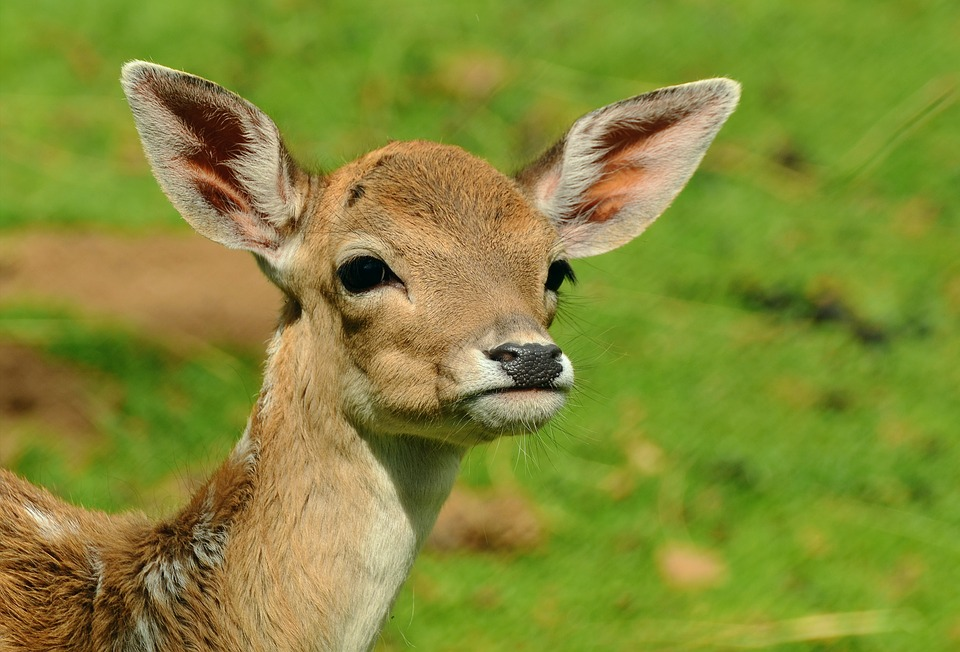
#> input picture deer.jpg, 960 x 652 px
$ python getting_and_setting.py --image deer.jpg
#> lines starting #> are read from the running program, lines starting #| are printed output that depends on the picture; after the words box and inside, x2 and y2 are one past the last pixel; in counts of white or black regions, pixels touching at a corner belong together
from __future__ import print_function
import argparse
import cv2
ap= argparse.ArgumentParser()
ap.add_argument("-i", "--image", required=True, help="Path to the image")
args=vars(ap.parse_args())
image=cv2.imread(args["image"])
#> image is the input picture: shape (652, 960, 3); mean B, G, R 53.6, 139, 132
cv2.imshow("Original",image)
(b,g,r)=image[0,0]
#> b = 39; g = 158; r = 113
print("Pixel at (0,0)- Red:{}, Green:{}, Blue:{}".format(r,g,b))
#| Pixel at (0,0)- Red:113, Green:158, Blue:39
image[0,0]=(0,0,255)
#> image: shape (652, 960, 3); under 0.01% of pixels changed, all inside (x1, y1, x2, y2) = (0, 0, 1, 1)
(b,g,r)=image[0,0]
#> b = 0; g = 0; r = 255
print("Pixel at (0,0)-Red:{},Blue:{},Green:{}".format(r,g,b))
#| Pixel at (0,0)-Red:255,Blue:0,Green:0
corner =image[0:100,0:100]
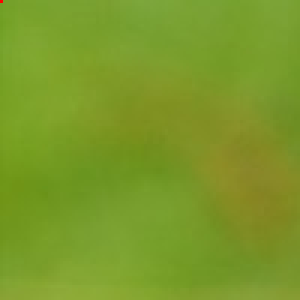
#> corner: shape (100, 100, 3) (shown 3 times larger); mean B, G, R 40.5, 154.1, 122.8
cv2.imshow("Corner",corner)
image[0:100,0:100] =(255,255,0)
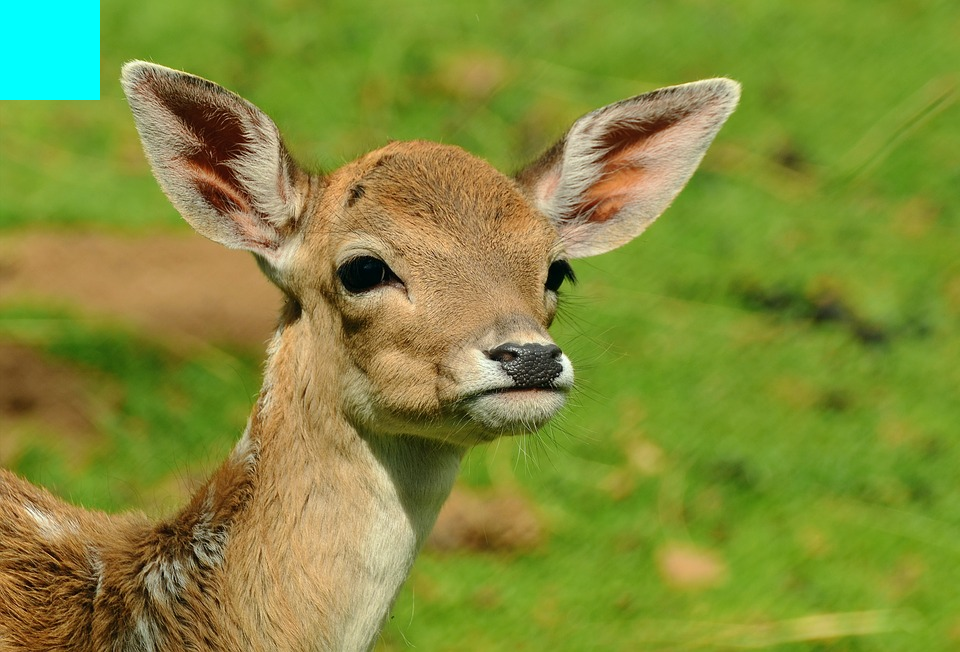
#> image: shape (652, 960, 3); mean B, G, R 57.1, 140.6, 130
cv2.imshow("Updated",image)
cv2.waitKey(0)
